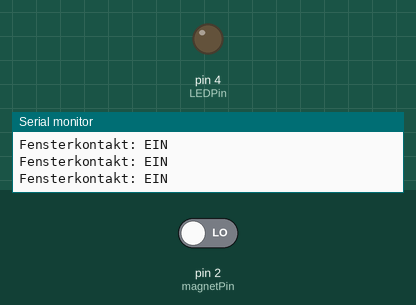
This sketch was run on a simulated Arduino Uno, built with avr-gcc and run on an emulated ATmega328P. On the bench: output pins drawn as LEDs (lit = HIGH), the last lines printed to the serial monitor. The test bench sets the inputs (shaded band); at power-on: pin 2 (magnetPin) LOW.

Above: at 2.8 s.
2.9 s: pin 2 (magnetPin) driven HIGH
At 4.2 s:
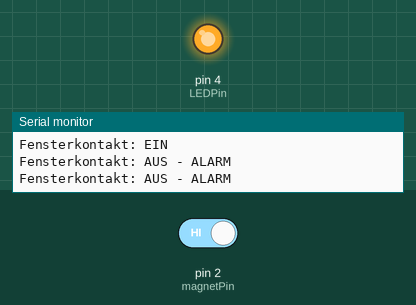
4.5 s: pin 2 (magnetPin) driven LOW
At 6.0 s:
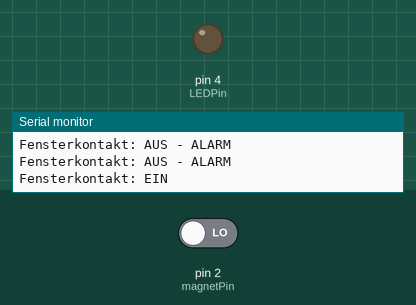
Timing chart, 0 to 7.5 s (numbered marks = the images above; inputs shaded):
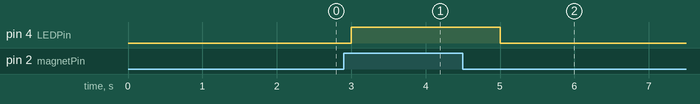

Measured:
- after the input at 2.9 s, pin 4 (LEDPin): LOW → HIGH after 0.10 s
- after the input at 4.5 s, pin 4 (LEDPin): HIGH → LOW after 0.50 s

The sketch:

arduino-sensoren-2-kap7-fensterkontakt.ino
```cpp
// Fensterkontakt
// Datei: arduino-sensoren-2-kap7-fensterkontakt.ino

int magnetPin = 2;
int kontaktStatus = 0;
int LEDPin = 4;

void setup()
{
  // Serielle Schnittstelle starten
  Serial.begin(9600);
  // Ausgang für LED setzen
  pinMode(LEDPin, OUTPUT);
  Serial.println("Fensterkontakt prüfen...");
}

void loop()
{
  // Fensterkontakt einlesen
  kontaktStatus = digitalRead(magnetPin);
  // Abfragen ob Wert = HIGH
  if (kontaktStatus == HIGH)
  {
    // Alarm - LED einschalten
    digitalWrite(LEDPin, HIGH);
    // Zustand ausgeben
    Serial.println("Fensterkontakt: AUS - ALARM");
  }
  else
  {
    // LED ausschalten
    digitalWrite(LEDPin, LOW);
    // Zustand ausgeben
    Serial.println("Fensterkontakt: EIN");
  }

  // 1 Sekunde warten
  delay(1000);
}
```
